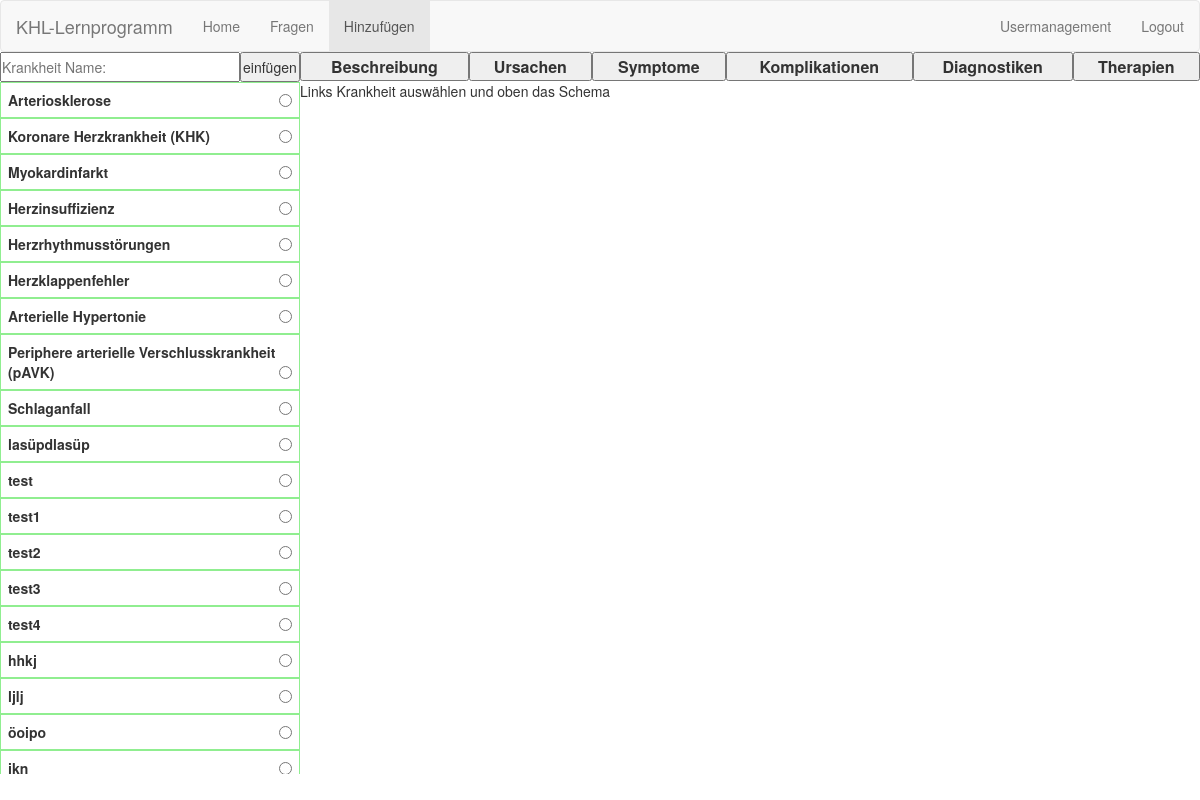
The app's page /hinzufügen (signed in) with its own data.
### database.py (models this page shows)
class Krankheit(Base):
    __tablename__='krankheiten'
    id = Column(Integer, primary_key=True)
    name = Column(String(40), unique=True)
    beschreibung = Column(String(255), default='Leer')
    ursachen = relationship('Ursache', secondary=relation)
    symptome = relationship('Symptom', secondary=relation)
    komplikationen = relationship('Komplikation', secondary=relation)
    diagnostiken = relationship('Diagnostik', secondary=relation)
    therapien = relationship('Therapie', secondary=relation)

### website.py (the view)
@app.route('/hinzufügen',methods=['GET','POST'])
def hinzufügen():
    if not session.get('logged_in'):
        return redirect('/')
    schemacontent=''
    message=''
    active_krankheit=None
    active_schema=None
    if request.method=='POST':
        rform=request.form
        if 'Btn_add_Krankheit' in rform:
            name=rform['Krankheit_name']
            db.krankheiten_add(name)
        if 'radio_Krankheit' in rform and 'Btn_Kh_schema' in rform:
            active_krankheit=rform['radio_Krankheit']
            active_schema=rform['Btn_Kh_schema']
            schemacontent=db.krankheit_getSchemacontent(active_schema, active_krankheit)
        elif 'Btn_Kh_schema' in rform:
            message='Zuerst Krankheit auswählen'
        if 'kh_newcontent' in rform and rform['kh_newcontent'] != '':
            newschemacontent = rform['kh_newcontent']
            db.krankheit_add_schema(active_krankheit, active_schema, newschemacontent)
    else:
        message='Links Krankheit auswählen und oben das Schema'
    krankheiten=db.krankheiten_getall2Dict()
    return render_template('hinzufügen.j2', krankheiten=krankheiten, active_schema=active_schema,
    active_krankheit=active_krankheit, schemacontent=schemacontent, message=message)

### database.py (called while the page is built)
def krankheiten_getall2Dict():
    krankheitendicts=[]
    krankheiten=session.query(Krankheit).all()
    for krankheit in krankheiten:
        krankheitdict={'Krankheit':krankheit.name, 'Beschreibung':krankheit.beschreibung}
        krankheitendicts.append(krankheitdict)
    return krankheitendicts

### templates/Hinzufügen.j2 (shortened to what this page needs)
{% extends "_base.j2" %}
{% set active_link = 'Hinzufügen' %}
{% block navbar %}
    {{ super() }}
{% endblock %}
{% block vert_navbar %}
    <div class='vert_navbar'>
        <form action="?" method='POST'>
            <input type="text" id="tf_add" name="Krankheit_name" placeholder="Krankheit Name:" autocomplete="off" autofocus>
            <button type="submit" name= "Btn_add_Krankheit" id="btn_add">einfügen</button>
        </form>
        <form action="?" method='POST'>
            <ul>
                {% for krankheit in krankheiten %}
                    <li>
                        <label class='kh_radio_label'>
                        {{ krankheit['Krankheit'] }}<input type="radio" name="radio_Krankheit" value="{{ krankheit['Krankheit'] }}" id="rdo_kh">
                        </label>
                    </li>
                {% endfor %}
            </ul>
    </div>
{% endblock %}
{% block content %}
    <div class='content'>
            <table>
                <tr>
                    <th><button type="submit" name="Btn_Kh_schema" value="Beschreibung" id="btn_schema">Beschreibung</button></th>
                    <th><button type="submit" name="Btn_Kh_schema" value="Ursachen" id="btn_schema">Ursachen</button></th>
                    <th><button type="submit" name="Btn_Kh_schema" value="Symptome" id="btn_schema">Symptome</button></th>
                    <th><button type="submit" name="Btn_Kh_schema" value="Komplikationen" id="btn_schema">Komplikationen</button></th>
                    <th><button type="submit" name="Btn_Kh_schema" value="Diagnostiken" id="btn_schema">Diagnostiken</button></th>
                    <th><button type="submit" name="Btn_Kh_schema" value="Therapien" id="btn_schema">Therapien</button></th>
                </tr>
            </table>
                <p>{{ message }}</p>
    </div>
{% endblock %}

### templates/_base.j2 (shortened to what this page needs)
<link rel="stylesheet" href="static/bootstrap.css">
{% block navbar %}
    <nav class="navbar navbar-default">
        <div class="container-fluid">
            <div class="navbar-header">
                <a class="navbar-brand" href="/home">KHL-Lernprogramm</a>
            </div>
            <ul class="nav navbar-nav">
                <li {% if active_link == 'Home' %} class="active" {% endif %}> <a href="/home">Home</a></li>
                <li {% if active_link == 'Fragen' %} class="active" {% endif %}> <a href="/fragen">Fragen</a></li>
                <li {% if active_link == 'Hinzufügen' %} class="active" {% endif %}> <a href="/hinzufügen">Hinzufügen</a></li>
            </ul>
            <ul class="nav navbar-nav navbar-right">
                <li {% if active_link == 'Usermanagement' %} class="active" {% endif %}> <a href="/admin_auth">Usermanagement</a></li>
                <li><a href="/logout">Logout</a></li>
            </ul>
        </div>
    </nav>
{% endblock %}
{% block vert_navbar %}{% endblock %}
{% block content %}{% endblock %}

### templates/_base.j2 (style rules this page uses)
.navbar { margin-bottom: 0; }

### templates/Hinzufügen.j2 (style rules this page uses)
.vert_navbar { float:left; width:25%; position: relative; top:0; bottom:0; }
#btn_add, #tf_add { display:inline; padding:0; height:30px; }
#tf_add { width:80% }
#btn_add { width:20%; margin-left: -4; }
.vert_navbar ul { padding: 0; margin-top:-14; width: 25%; overflow-y: auto; position: fixed; height:86.5%; }
#rdo_kh { float:right; }
.kh_radio_label { border-style:solid; border-color: lightgreen; border-width: 1px; width:100%; margin:0; padding:7; }
.content { position: relative; width: 75%; float: right; }
#btn_schema { width:100%; height:100%; }
table { width: 100%; margin:0; }

### records on screen
Krankheit: Krankheit "Arteriosklerose"
Krankheit: Krankheit "Koronare Herzkrankheit (KHK)"
Krankheit: Krankheit "Myokardinfarkt"
Krankheit: Krankheit "Herzinsuffizienz"
Krankheit: Krankheit "Herzrhythmusstörungen"
Krankheit: Krankheit "Herzklappenfehler"
Krankheit: Krankheit "Arterielle Hypertonie"
Krankheit: Krankheit "Periphere arterielle Verschlusskrankheit (pAVK)"
Krankheit: Krankheit "Schlaganfall"
Krankheit: Krankheit "lasüpdlasüp"
Krankheit: Krankheit "test"
Krankheit: Krankheit "test1"
Krankheit: Krankheit "test2"
Krankheit: Krankheit "test3"
Krankheit: Krankheit "test4"
Krankheit: Krankheit "hhkj"
Krankheit: Krankheit "ljlj"
Krankheit: Krankheit "öoipo"
Krankheit: Krankheit "jkn"

### other values on screen
{{ message }} "Links Krankheit auswählen und oben das Schema"
